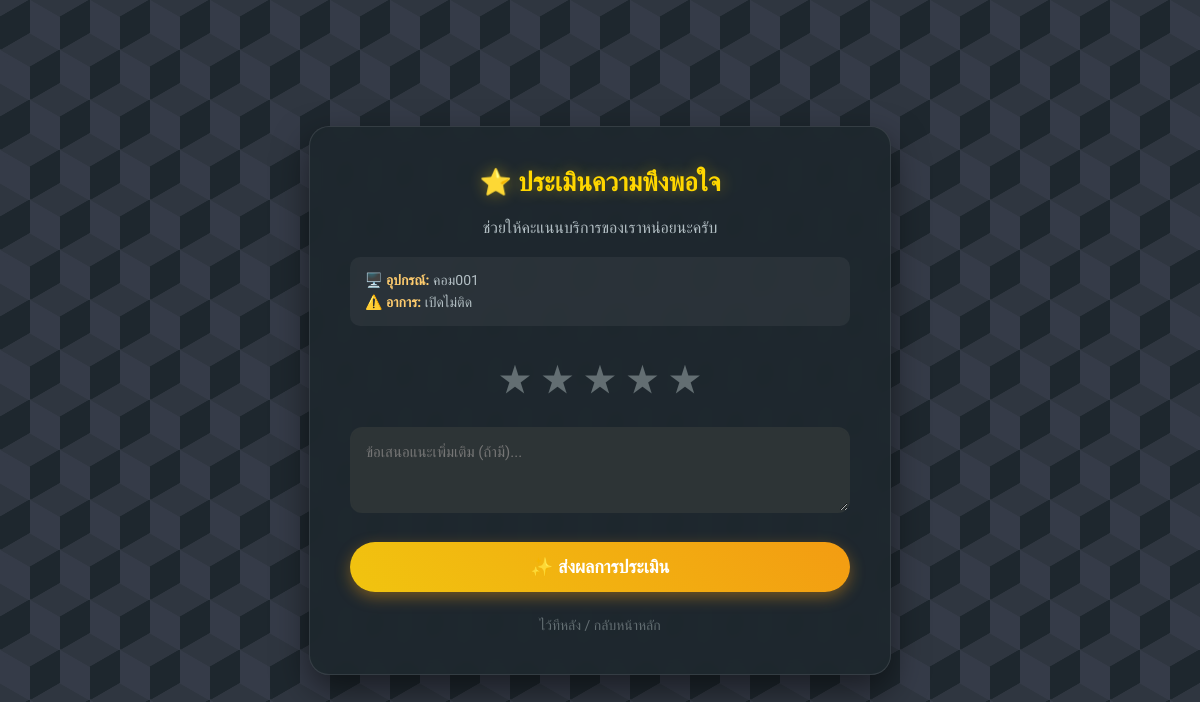
Page /evaluate/2 (signed in) on the earlier database version.
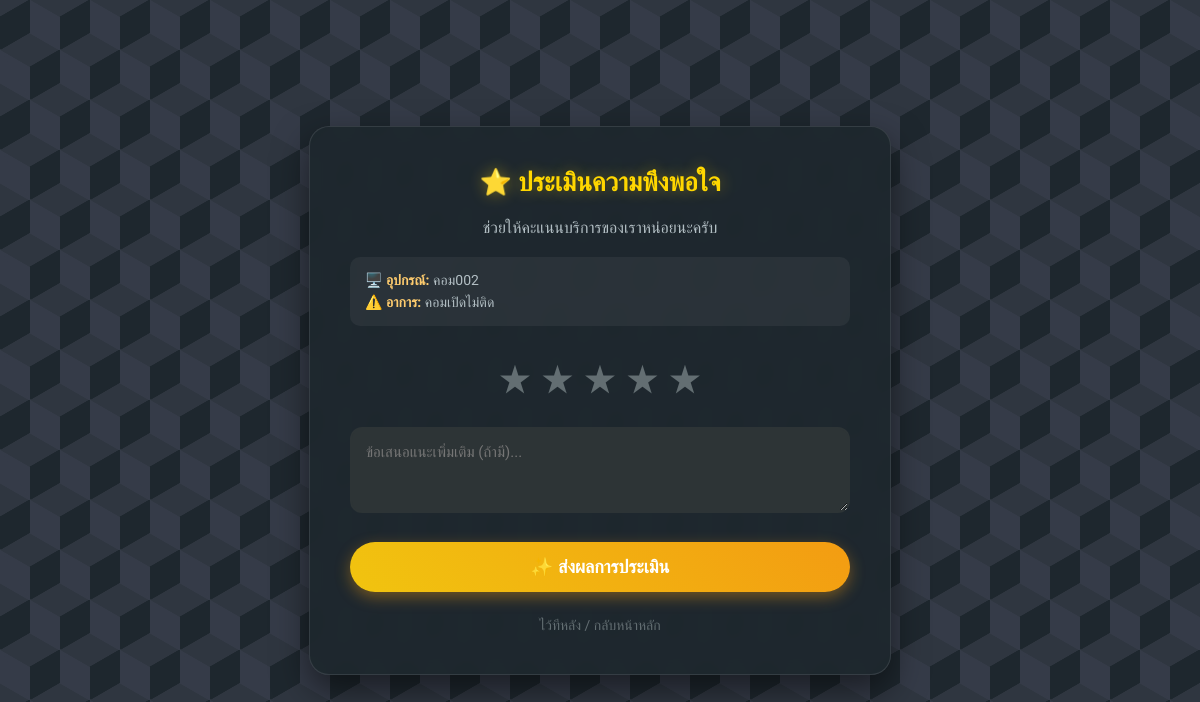
Same page on the later database version.
### tables this page shows
CREATE TABLE repairs (
    repair_id INTEGER PRIMARY KEY AUTOINCREMENT,
    user_id INTEGER NOT NULL,
    reporter_name TEXT, 
    device_name TEXT NOT NULL,
    problem_detail TEXT NOT NULL,
    location TEXT NOT NULL,
    status TEXT DEFAULT 'Pending',
    report_date TIMESTAMP DEFAULT CURRENT_TIMESTAMP,
    technician_note TEXT,
    spare_parts TEXT, 
    cost INTEGER DEFAULT 0,
    payment_status TEXT DEFAULT 'Unpaid',
    payment_slip TEXT,
    FOREIGN KEY (user_id) REFERENCES users (user_id)
);

### app.py (the view, shortened to what this page needs)
@app.route('/evaluate/<int:repair_id>', methods=['GET', 'POST'])
def evaluate(repair_id):
    if 'user_id' not in session: return redirect(url_for('login'))
    conn = get_db_connection()
    repair = conn.execute('SELECT * FROM repairs WHERE repair_id = ?', (repair_id,)).fetchone()
    conn.close()
    return render_template('evaluate.html', repair=repair)

### app.py (called while the page is built)
def get_db_connection():
    conn = sqlite3.connect('maintenance.db')
    conn.row_factory = sqlite3.Row
    return conn

### templates/evaluate.html (shortened to what this page needs)
<!DOCTYPE html>
<html lang="th">
<head>
    <link rel="stylesheet" href="{{ url_for('static', filename='style.css') }}">
</head>
<body>
    <div class="container-box">
        <h1>⭐ ประเมินความพึงพอใจ</h1>
        <p style="color: #b2bec3; margin-bottom: 20px;">ช่วยให้คะแนนบริการของเราหน่อยนะครับ</p>
        <div class="repair-info">
            <div>🖥️ <strong>อุปกรณ์:</strong> {{ repair['device_name'] }}</div>
            <div style="margin-top: 5px;">⚠️ <strong>อาการ:</strong> {{ repair['problem_detail'] }}</div>
        </div>
        <form method="POST">
            <div class="rate">
                <input type="radio" id="star5" name="rating" value="5" required /><label for="star5" title="ดีมาก (5 ดาว)"></label>
                <input type="radio" id="star4" name="rating" value="4" /><label for="star4" title="ดี (4 ดาว)"></label>
                <input type="radio" id="star3" name="rating" value="3" /><label for="star3" title="พอใช้ (3 ดาว)"></label>
                <input type="radio" id="star2" name="rating" value="2" /><label for="star2" title="ต้องปรับปรุง (2 ดาว)"></label>
                <input type="radio" id="star1" name="rating" value="1" /><label for="star1" title="แย่ (1 ดาว)"></label>
            </div>
            <textarea name="comment" rows="3" placeholder="ข้อเสนอแนะเพิ่มเติม (ถ้ามี)..."></textarea>
            <button type="submit" class="btn-submit">✨ ส่งผลการประเมิน</button>
        </form>
        <a href="{{ url_for('dashboard') }}" class="back-link">ไว้ทีหลัง / กลับหน้าหลัก</a>
    </div>
</body>
</html>

Differences in the rows shown:
changed repairs: device_name "คอม001" → "คอม002"; problem_detail "เปิดไม่ติด" → "คอมเปิดไม่ติด"
